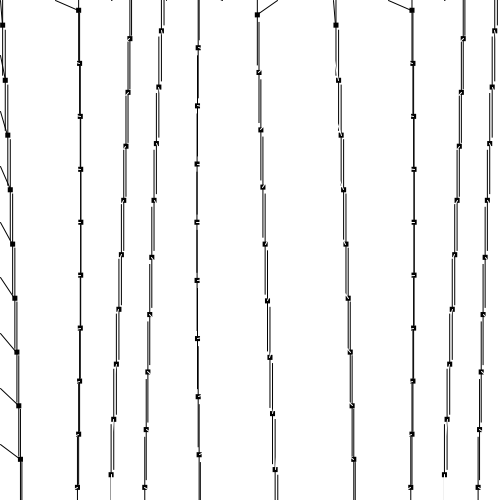
Frame 1 (no input)
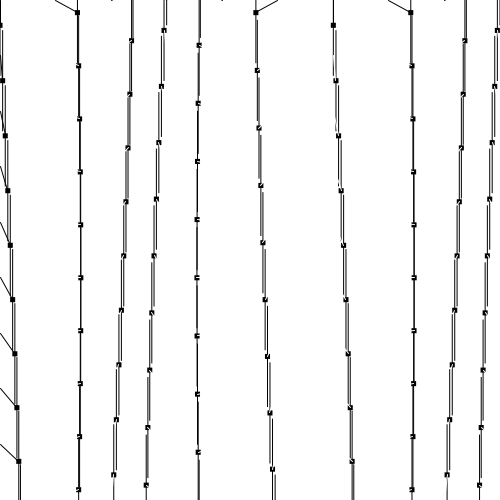
Frame 60 (the mouse pressed at the canvas centre just before this capture)
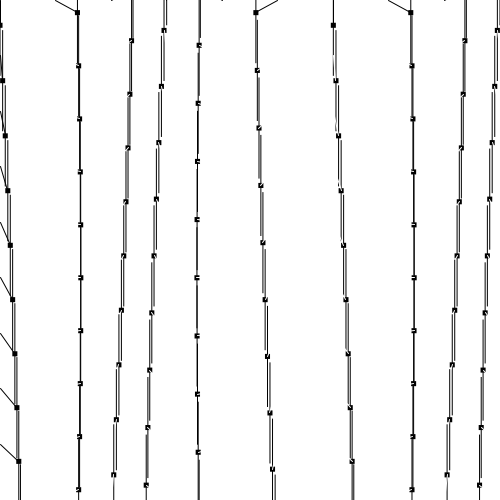
Frame 120 (the mouse held since frame 60 and released just before this capture)

The Processing sketch that drew these frames (run headless with seeded random() and noise(); from frame 60 on, the mouse is pressed at the canvas centre):

// Processing sketch: processing_152159
// ── processing_152159.pde

/*
 * Creative Coding
 * Week 2, 05 - Moving Patterns 1
 * by Indae Hwang and Jon McCormack
 * Copyright (c) 2014 Monash University
 *
 * This sketch builds on the previous sketches, drawing shapes based on the
 * current framerate. The movement of individual shapes combine to create a
 * gestalt field of motion. Use the arrow keys on your keyboard to change the
 * frame rate. 
 * 
 */

// variable used to store the current frame rate value
int frame_rate_value;

void setup() {
  size(500, 500);

  frame_rate_value = 30;
  frameRate(frame_rate_value);
  rectMode(CENTER);
  //colorMode(HSB);
  background(255);
}


void draw() {

  background(255);

  int num = 10;
  int margin = 0;
  float gutter = 5; //distance between each cell
  float cellsize = ( width - (2 * margin) - gutter * (num - 1) ) / (num - 1);

  int circleNumber = 0; // counter
  for (int i=0; i<num; i++) {
    for (int j=0; j<num; j++) {
      circleNumber = (i * num) + j; // different way to calculate the circle number from w2_04

      float tx = margin + cellsize * i + gutter * i;
      float ty = margin + cellsize * j + gutter * j;
      
      movingCircle(tx, ty, cellsize, circleNumber);
    }
  }
} //end of draw 


void movingCircle(float x, float y, float size, int circleNum) {

  float finalAngle;
  finalAngle = frameCount + circleNum;

  //the rotating angle for each tempX and tempY postion is affected by frameRate and angle;  
  float tempX = x + (size / 2) * sin(PI / frame_rate_value * finalAngle);
  float tempY = y + (size / 2) * cos(PI / frame_rate_value * finalAngle);


  noStroke();
  
  fill(0);
  rect(tempX, tempY, size/10, size/10);
  rect(tempX, tempY, 1, size*2);
  
  stroke(0);
  noFill();
  stroke(x * y * size);
  line(x, y, tempX, tempY);
}


/*
 * keyReleased function
 *
 * called automatically by Processing when a keyboard key is released
 */
void keyReleased() {

  // right arrow -- increase frame_rate_value
  if (keyCode == RIGHT && frame_rate_value < 59) {
    frame_rate_value+=2;
  }

  // left arrow -- decrease frame_rate_value
  if ( keyCode == LEFT && frame_rate_value > 2) {
    frame_rate_value-=2;
  }

  // set the frameRate and print current value on the screen
  frameRate(frame_rate_value);
  println("Current frame Rate is: " + frame_rate_value);
}
